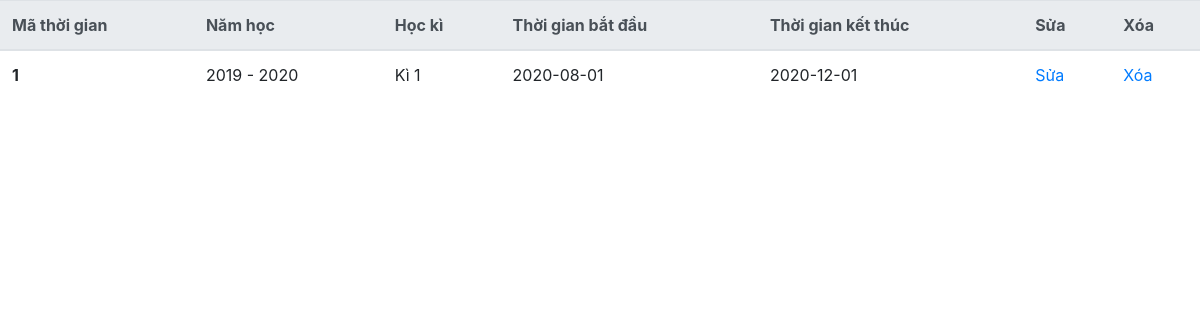
Screenshot of /manager/info_time.php with the database file from the repository.
### tables this page shows
CREATE TABLE `thoigianhoc` (
  `MATHOIGIAN` varchar(10) NOT NULL,
  `NAMHOC` varchar(50) NOT NULL,
  `HOCKI` varchar(50) NOT NULL,
  `GDBATDAU` date NOT NULL,
  `GDKETTHUC` date NOT NULL
);

### manager/info_time.php (the view, shortened to what this page needs)
<?php require_once("../includes/config.php"); ?>
<?php
	$sql = "SELECT * FROM thoigianhoc";
	$query = mysqli_query($conn,$sql);
?>
<!DOCTYPE html>
	<html>
		<head>
			<link rel="stylesheet" href="https://stackpath.bootstrapcdn.com/bootstrap/4.4.1/css/bootstrap.min.css">
		</head>
		<body>
	        <table class="table">
			  <thead class="thead-light">
			    <tr>
			      <th scope="col">Mã thời gian</th>
			      <th scope="col">Năm học</th>
			      <th scope="col">Học kì</th>
			      <th scope="col">Thời gian bắt đầu</th>
			      <th scope="col">Thời gian kết thúc</th>
			      <th scope="col">Sửa</th>
			      <th scope="col">Xóa</th>
			    </tr>
			  </thead>
			  <tbody>
			  	<?php
		            while ( $data = mysqli_fetch_array($query)) {
				       $MATHOIGIAN = $data['MATHOIGIAN'];
	            ?>
			    <tr>
			      <th scope="row"><?php echo $data['MATHOIGIAN']; ?></th>
			      <td><?php echo $data['NAMHOC']; ?></td>
			      <td><?php echo $data['HOCKI']; ?></td>
			      <td><?php echo $data['GDBATDAU']; ?></td>
			      <td><?php echo $data['GDKETTHUC']; ?></td>
			      <td><a href="edit_time.php?id=<?php echo $MATHOIGIAN;?>">Sửa</a></td>
			      <td><a href="info_time.php?id_delete=<?php echo $MATHOIGIAN;?>">Xóa</a></td>
			    </tr>
			    <?php } ?>
			  </tbody>
			</table>
	    </body>
	</html>

### rows the page displays
thoigianhoc: MATHOIGIAN "1", NAMHOC "2019 - 2020", HOCKI "Kì 1", GDBATDAU "2020-08-01", GDKETTHUC "2020-12-01"
